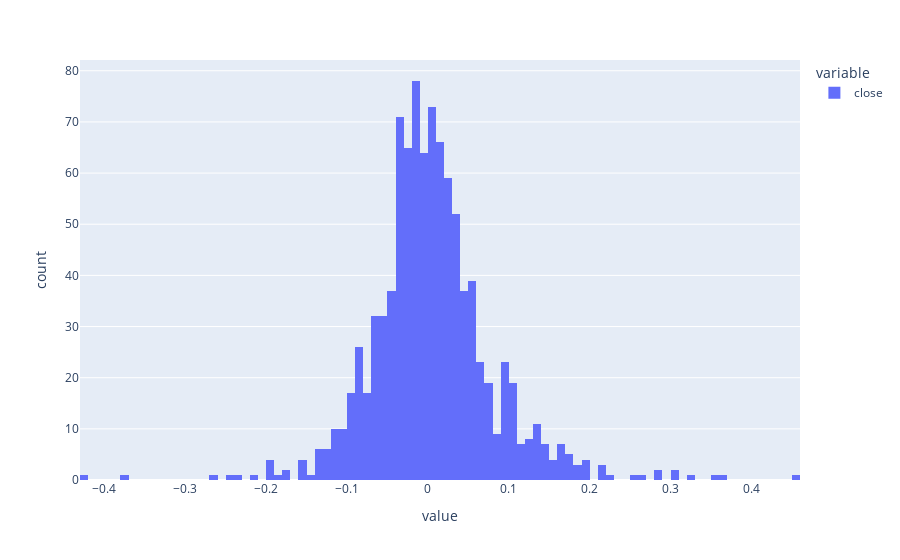

Here is the notebook cell this chart was saved with:
### Code cell
dd = get_data('SOL', '1d').loc[start : end]
px.histogram(dd.close.pct_change())

### Figure 1 — Plotly figure (JSON) as saved in the notebook; plotly's stock layout.template omitted (floating-point values rounded to 4 significant figures; data arrays with more than 128 entries replaced by an {"elided": "..."} marker saying what was removed)
{"data": [{"alignmentgroup": "True", "bingroup": "x", "hovertemplate": "variable=close<br>value=%{x}<br>count=%{y}<extra></extra>", "legendgroup": "close", "marker": {"color": "#636efa", "pattern": {"shape": ""}}, "name": "close", "offsetgroup": "close", "orientation": "v", "showlegend": true, "type": "histogram", "x": {"elided": "979 float values"}, "xaxis": "x", "yaxis": "y"}], "layout": {"barmode": "relative", "legend": {"title": {"text": "variable"}, "tracegroupgap": 0}, "margin": {"t": 60}, "xaxis": {"anchor": "y", "domain": [0, 1], "title": {"text": "value"}}, "yaxis": {"anchor": "x", "domain": [0, 1], "title": {"text": "count"}}}}
